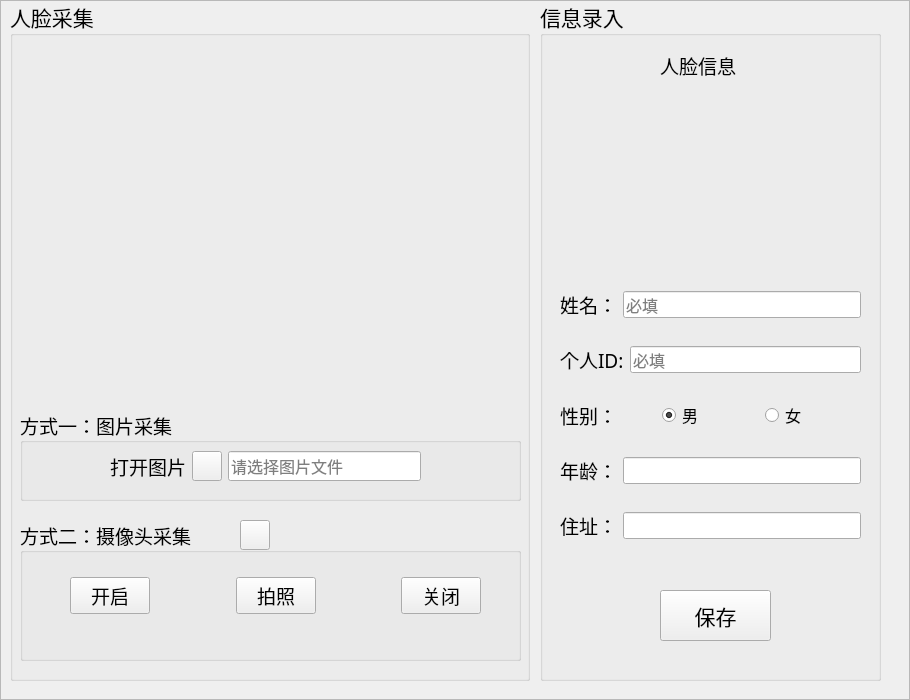
<?xml version="1.0" encoding="UTF-8"?>
<ui version="4.0">
 <class>InfoEntryForm</class>
 <widget class="QWidget" name="InfoEntryForm">
  <property name="geometry">
   <rect>
    <x>0</x>
    <y>0</y>
    <width>910</width>
    <height>700</height>
   </rect>
  </property>
  <property name="minimumSize">
   <size>
    <width>910</width>
    <height>700</height>
   </size>
  </property>
  <property name="maximumSize">
   <size>
    <width>910</width>
    <height>700</height>
   </size>
  </property>
  <property name="windowTitle">
   <string>Form</string>
  </property>
  <property name="styleSheet">
   <string notr="true"/>
  </property>
  <widget class="QFrame" name="frame">
   <property name="geometry">
    <rect>
     <x>0</x>
     <y>0</y>
     <width>910</width>
     <height>700</height>
    </rect>
   </property>
   <property name="styleSheet">
    <string notr="true"/>
   </property>
   <property name="frameShape">
    <enum>QFrame::StyledPanel</enum>
   </property>
   <property name="frameShadow">
    <enum>QFrame::Raised</enum>
   </property>
   <widget class="QFrame" name="frame_2">
    <property name="geometry">
     <rect>
      <x>0</x>
      <y>0</y>
      <width>911</width>
      <height>701</height>
     </rect>
    </property>
    <property name="frameShape">
     <enum>QFrame::StyledPanel</enum>
    </property>
    <property name="frameShadow">
     <enum>QFrame::Raised</enum>
    </property>
    <widget class="QGroupBox" name="groupBox">
     <property name="geometry">
      <rect>
       <x>540</x>
       <y>0</y>
       <width>341</width>
       <height>681</height>
      </rect>
     </property>
     <property name="font">
      <font>
       <family>华文楷体</family>
       <pointsize>16</pointsize>
      </font>
     </property>
     <property name="title">
      <string>信息录入</string>
     </property>
     <widget class="QLabel" name="label_5">
      <property name="geometry">
       <rect>
        <x>120</x>
        <y>50</y>
        <width>101</width>
        <height>31</height>
       </rect>
      </property>
      <property name="font">
       <font>
        <family>华文楷体</family>
        <pointsize>14</pointsize>
       </font>
      </property>
      <property name="text">
       <string>人脸信息</string>
      </property>
     </widget>
     <widget class="QLabel" name="face_crop_label">
      <property name="geometry">
       <rect>
        <x>100</x>
        <y>90</y>
        <width>150</width>
        <height>150</height>
       </rect>
      </property>
      <property name="styleSheet">
       <string notr="true">border-image: url(UIProgram/ui_imgs/icons/人脸识别.png);</string>
      </property>
      <property name="text">
       <string/>
      </property>
     </widget>
     <widget class="QPushButton" name="saveBtn">
      <property name="geometry">
       <rect>
        <x>120</x>
        <y>590</y>
        <width>111</width>
        <height>51</height>
       </rect>
      </property>
      <property name="font">
       <font>
        <family>华文楷体</family>
        <pointsize>16</pointsize>
       </font>
      </property>
      <property name="text">
       <string>保存</string>
      </property>
      <property name="icon">
       <iconset>
        <activeon>:/icons/ui_imgs/icons/保存.png</activeon>
       </iconset>
      </property>
     </widget>
     <widget class="QWidget" name="layoutWidget">
      <property name="geometry">
       <rect>
        <x>20</x>
        <y>270</y>
        <width>301</width>
        <height>291</height>
       </rect>
      </property>
      <layout class="QVBoxLayout" name="verticalLayout">
       <item>
        <layout class="QHBoxLayout" name="horizontalLayout_5">
         <item>
          <widget class="QLabel" name="label">
           <property name="font">
            <font>
             <family>华文楷体</family>
             <pointsize>14</pointsize>
            </font>
           </property>
           <property name="text">
            <string>姓名：</string>
           </property>
          </widget>
         </item>
         <item>
          <widget class="QLineEdit" name="lineEdit">
           <property name="font">
            <font>
             <family>Arial</family>
             <pointsize>12</pointsize>
            </font>
           </property>
           <property name="placeholderText">
            <string>必填</string>
           </property>
          </widget>
         </item>
        </layout>
       </item>
       <item>
        <layout class="QHBoxLayout" name="horizontalLayout_4">
         <item>
          <widget class="QLabel" name="label_7">
           <property name="font">
            <font>
             <family>华文楷体</family>
             <pointsize>14</pointsize>
            </font>
           </property>
           <property name="text">
            <string>个人ID:</string>
           </property>
          </widget>
         </item>
         <item>
          <widget class="QLineEdit" name="lineEdit_2">
           <property name="font">
            <font>
             <family>Arial</family>
             <pointsize>12</pointsize>
            </font>
           </property>
           <property name="placeholderText">
            <string>必填</string>
           </property>
          </widget>
         </item>
        </layout>
       </item>
       <item>
        <layout class="QHBoxLayout" name="horizontalLayout_3">
         <item>
          <widget class="QLabel" name="label_8">
           <property name="font">
            <font>
             <family>华文楷体</family>
             <pointsize>14</pointsize>
            </font>
           </property>
           <property name="text">
            <string>性别：</string>
           </property>
          </widget>
         </item>
         <item>
          <widget class="QRadioButton" name="radioButton">
           <property name="font">
            <font>
             <family>Arial</family>
             <pointsize>12</pointsize>
            </font>
           </property>
           <property name="text">
            <string>男</string>
           </property>
           <property name="checkable">
            <bool>true</bool>
           </property>
           <property name="checked">
            <bool>true</bool>
           </property>
          </widget>
         </item>
         <item>
          <widget class="QRadioButton" name="radioButton_2">
           <property name="font">
            <font>
             <family>Arial</family>
             <pointsize>12</pointsize>
            </font>
           </property>
           <property name="text">
            <string>女</string>
           </property>
          </widget>
         </item>
        </layout>
       </item>
       <item>
        <layout class="QHBoxLayout" name="horizontalLayout_6">
         <item>
          <widget class="QLabel" name="label_9">
           <property name="font">
            <font>
             <family>华文楷体</family>
             <pointsize>14</pointsize>
            </font>
           </property>
           <property name="text">
            <string>年龄：</string>
           </property>
          </widget>
         </item>
         <item>
          <widget class="QLineEdit" name="lineEdit_3">
           <property name="font">
            <font>
             <family>Arial</family>
             <pointsize>12</pointsize>
            </font>
           </property>
          </widget>
         </item>
        </layout>
       </item>
       <item>
        <layout class="QHBoxLayout" name="horizontalLayout_7">
         <item>
          <widget class="QLabel" name="label_10">
           <property name="font">
            <font>
             <family>华文楷体</family>
             <pointsize>14</pointsize>
            </font>
           </property>
           <property name="text">
            <string>住址：</string>
           </property>
          </widget>
         </item>
         <item>
          <widget class="QLineEdit" name="lineEdit_4">
           <property name="font">
            <font>
             <family>Arial</family>
             <pointsize>12</pointsize>
            </font>
           </property>
          </widget>
         </item>
        </layout>
       </item>
      </layout>
     </widget>
    </widget>
    <widget class="QGroupBox" name="groupBox_2">
     <property name="geometry">
      <rect>
       <x>10</x>
       <y>0</y>
       <width>520</width>
       <height>681</height>
      </rect>
     </property>
     <property name="font">
      <font>
       <family>华文楷体</family>
       <pointsize>16</pointsize>
      </font>
     </property>
     <property name="title">
      <string>人脸采集</string>
     </property>
     <widget class="QLabel" name="show_label">
      <property name="geometry">
       <rect>
        <x>10</x>
        <y>40</y>
        <width>500</width>
        <height>350</height>
       </rect>
      </property>
      <property name="styleSheet">
       <string notr="true">border-image: url(:/icons/ui_imgs/icons/人脸识别 (3).png);</string>
      </property>
      <property name="text">
       <string/>
      </property>
     </widget>
     <widget class="QGroupBox" name="groupBox_3">
      <property name="geometry">
       <rect>
        <x>10</x>
        <y>410</y>
        <width>501</width>
        <height>91</height>
       </rect>
      </property>
      <property name="font">
       <font>
        <family>华文楷体</family>
        <pointsize>14</pointsize>
       </font>
      </property>
      <property name="title">
       <string>方式一：图片采集</string>
      </property>
      <widget class="QWidget" name="layoutWidget">
       <property name="geometry">
        <rect>
         <x>90</x>
         <y>40</y>
         <width>311</width>
         <height>32</height>
        </rect>
       </property>
       <layout class="QHBoxLayout" name="horizontalLayout">
        <item>
         <widget class="QLabel" name="label_2">
          <property name="font">
           <font>
            <family>华文楷体</family>
            <pointsize>14</pointsize>
           </font>
          </property>
          <property name="text">
           <string>打开图片</string>
          </property>
         </widget>
        </item>
        <item>
         <widget class="QPushButton" name="PicBtn">
          <property name="minimumSize">
           <size>
            <width>30</width>
            <height>30</height>
           </size>
          </property>
          <property name="maximumSize">
           <size>
            <width>30</width>
            <height>30</height>
           </size>
          </property>
          <property name="styleSheet">
           <string notr="true">border-image: url(:/icons/ui_imgs/icons/img.png);</string>
          </property>
          <property name="text">
           <string/>
          </property>
         </widget>
        </item>
        <item>
         <widget class="QLineEdit" name="PiclineEdit">
          <property name="minimumSize">
           <size>
            <width>0</width>
            <height>30</height>
           </size>
          </property>
          <property name="maximumSize">
           <size>
            <width>16777215</width>
            <height>30</height>
           </size>
          </property>
          <property name="font">
           <font>
            <family>Arial</family>
            <pointsize>12</pointsize>
           </font>
          </property>
          <property name="inputMask">
           <string/>
          </property>
          <property name="placeholderText">
           <string>请选择图片文件</string>
          </property>
         </widget>
        </item>
       </layout>
      </widget>
     </widget>
     <widget class="QGroupBox" name="groupBox_4">
      <property name="geometry">
       <rect>
        <x>10</x>
        <y>520</y>
        <width>501</width>
        <height>141</height>
       </rect>
      </property>
      <property name="font">
       <font>
        <family>华文楷体</family>
        <pointsize>14</pointsize>
       </font>
      </property>
      <property name="title">
       <string>方式二：摄像头采集</string>
      </property>
      <widget class="QPushButton" name="CapBtn">
       <property name="geometry">
        <rect>
         <x>220</x>
         <y>0</y>
         <width>30</width>
         <height>30</height>
        </rect>
       </property>
       <property name="minimumSize">
        <size>
         <width>30</width>
         <height>30</height>
        </size>
       </property>
       <property name="maximumSize">
        <size>
         <width>30</width>
         <height>30</height>
        </size>
       </property>
       <property name="styleSheet">
        <string notr="true">border-image: url(:/icons/ui_imgs/icons/camera.png);</string>
       </property>
       <property name="text">
        <string/>
       </property>
      </widget>
      <widget class="QWidget" name="layoutWidget">
       <property name="geometry">
        <rect>
         <x>50</x>
         <y>50</y>
         <width>411</width>
         <height>51</height>
        </rect>
       </property>
       <layout class="QHBoxLayout" name="horizontalLayout_2">
        <item>
         <widget class="QPushButton" name="cameraOpenBtn">
          <property name="font">
           <font>
            <family>华文楷体</family>
            <pointsize>14</pointsize>
           </font>
          </property>
          <property name="text">
           <string>开启</string>
          </property>
          <property name="icon">
           <iconset>
            <activeon>:/icons/ui_imgs/icons/开启视频.png</activeon>
           </iconset>
          </property>
          <property name="iconSize">
           <size>
            <width>40</width>
            <height>40</height>
           </size>
          </property>
         </widget>
        </item>
        <item>
         <spacer name="horizontalSpacer">
          <property name="orientation">
           <enum>Qt::Horizontal</enum>
          </property>
          <property name="sizeHint" stdset="0">
           <size>
            <width>40</width>
            <height>20</height>
           </size>
          </property>
         </spacer>
        </item>
        <item>
         <widget class="QPushButton" name="photoBtn">
          <property name="font">
           <font>
            <family>华文楷体</family>
            <pointsize>14</pointsize>
           </font>
          </property>
          <property name="styleSheet">
           <string notr="true"/>
          </property>
          <property name="text">
           <string>拍照</string>
          </property>
          <property name="icon">
           <iconset>
            <activeon>:/icons/ui_imgs/icons/takephoto.png</activeon>
           </iconset>
          </property>
          <property name="iconSize">
           <size>
            <width>40</width>
            <height>40</height>
           </size>
          </property>
         </widget>
        </item>
        <item>
         <spacer name="horizontalSpacer_2">
          <property name="orientation">
           <enum>Qt::Horizontal</enum>
          </property>
          <property name="sizeHint" stdset="0">
           <size>
            <width>40</width>
            <height>20</height>
           </size>
          </property>
         </spacer>
        </item>
        <item>
         <widget class="QPushButton" name="cameraCloseBtn">
          <property name="font">
           <font>
            <family>华文楷体</family>
            <pointsize>14</pointsize>
           </font>
          </property>
          <property name="text">
           <string>关闭</string>
          </property>
          <property name="icon">
           <iconset>
            <activeon>:/icons/ui_imgs/icons/关闭视频.png</activeon>
           </iconset>
          </property>
          <property name="iconSize">
           <size>
            <width>40</width>
            <height>40</height>
           </size>
          </property>
         </widget>
        </item>
       </layout>
      </widget>
     </widget>
     <zorder>groupBox_3</zorder>
     <zorder>show_label</zorder>
     <zorder>groupBox_4</zorder>
    </widget>
   </widget>
  </widget>
 </widget>
 <resources>
  <include location="img_source.qrc"/>
 </resources>
 <connections/>
</ui>
